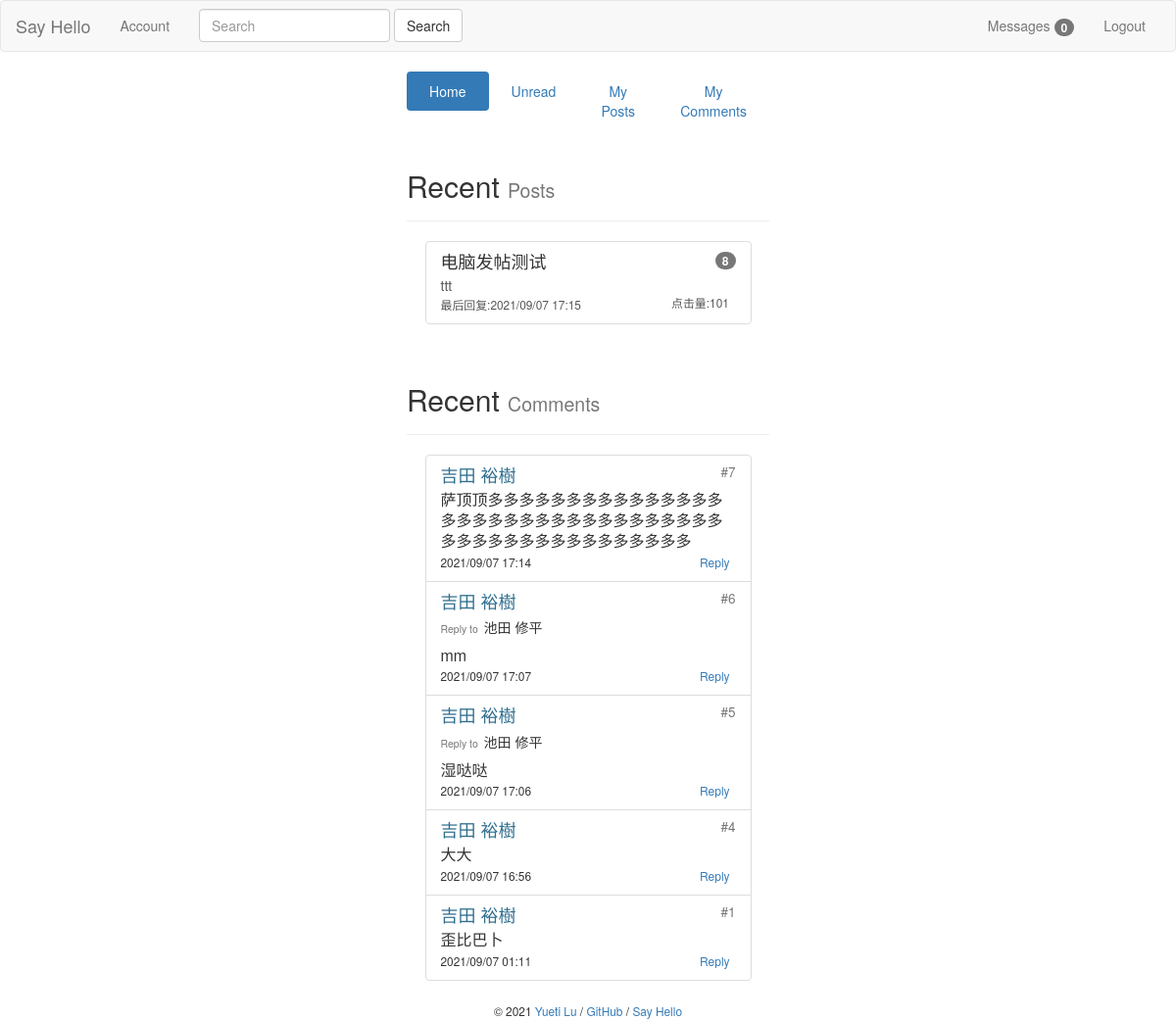
The app's page /admin/index (signed in), older data.
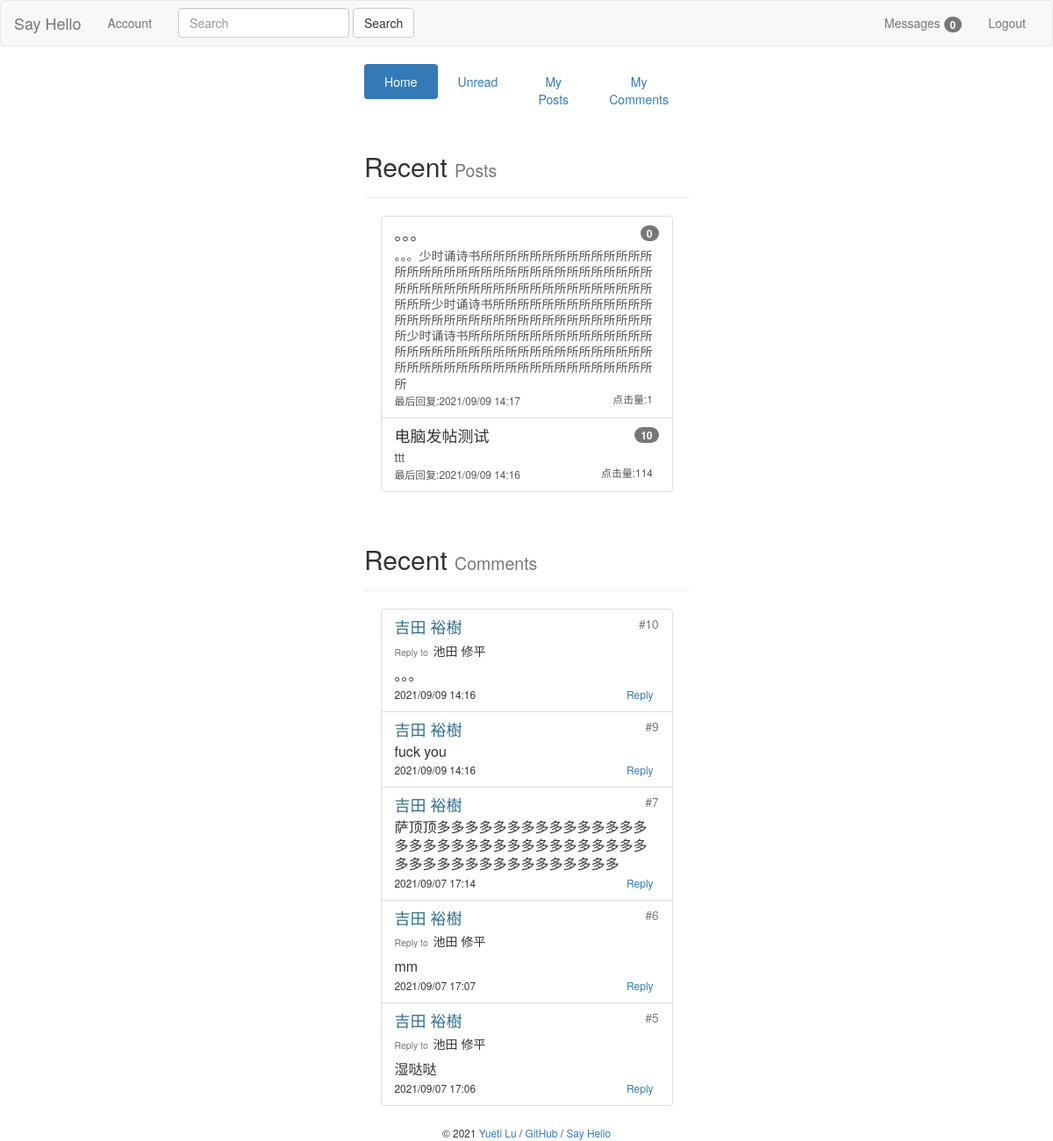
The same page, newer data.
### bluelog/models.py (models this page shows)
class Post(db.Model):
    id = db.Column(db.Integer, primary_key=True)
    title = db.Column(db.String(60))
    body = db.Column(db.Text)
    name = db.Column(db.String(60))
    clickNum = db.Column(db.Integer, default=0)
    commentNum = db.Column(db.Integer, default=0)
    postTime = db.Column(db.DateTime, default=datetime.now)
    timestamp = db.Column(db.DateTime, default=datetime.now)
    user_id = db.Column(db.Integer, db.ForeignKey('user.id'))
    user = db.relationship('User', back_populates='posts')
    comments = db.relationship('Comment', back_populates='post', cascade='all,delete-orphan')

class Comment(db.Model):
    id = db.Column(db.Integer, primary_key=True)
    name = db.Column(db.String(30))
    body = db.Column(db.Text)
    replyTo = db.Column(db.String(30))
    commentFloor = db.Column(db.Integer)
    from_admin = db.Column(db.Boolean, default=False)
    timestamp = db.Column(db.DateTime, default=datetime.now, index=True)
    post_id = db.Column(db.Integer, db.ForeignKey('post.id'))
    post = db.relationship('Post', back_populates='comments')
    user_id = db.Column(db.Integer, db.ForeignKey('user.id'))
    user = db.relationship('User', back_populates='comments')

### bluelog/blueprints/admin.py (the view)
@admin_bp.route('/index')
def index():
    if not current_user.is_authenticated:
        return redirect(url_for('auth.login'))
    else:
        recentPosts = Post.query.filter(Post.user_id == current_user.id).order_by(Post.postTime.desc()).limit(5)
        recentComments = Comment.query.filter(Comment.user_id == current_user.id) \
            .order_by(Comment.timestamp.desc()).limit(5)
        return render_template('admin/index.html', posts=recentPosts, comments=recentComments)

### bluelog/forms.py
class SearchForm(FlaskForm):
    body = StringField('SearchMessage', validators=[DataRequired()])
    submit = SubmitField('Search')

### bluelog/__init__.py (called while the page is built)
def register_template_context(app):
    @app.context_processor
    def injectSearchForm():
        searchForm = SearchForm()
        return dict(searchForm=searchForm)
    @app.context_processor
    def injectUnreadMessage():
        if current_user.is_authenticated:
            user = User.query.get(current_user.id)
            unreadMessageNum = UnreadMessage.query.filter(and_(UnreadMessage.user_id == user.id,
                                                               UnreadMessage.haveRead == 0)).count()
            return dict(unreadMessageNum=unreadMessageNum)
        else:
            return dict(unreadMessageNum=0)

### bluelog/extensions.py (called while the page is built)
@login_manager.user_loader
def load_user(user_id):
    from bluelog.models import User
    user = User.query.get(int(user_id))
    return user

### bluelog/templates/admin/index.html
{% extends 'base.html' %}
{% from "macros.html" import show_flash with context %}
{% from "macros.html" import show_footer %}
{% from "macros.html" import show_comment_in_href %}
{% from "macros.html" import show_post_in_index %}
{% block content %}
    <div class="col-md-4"></div>
    <div class="col-md-4">
        <ul class="nav nav-pills nav-justified">
            <li role="presentation" class="active"><a href="{{ url_for('admin.index') }}">Home</a></li>
            <li role="presentation"><a href="{{ url_for('admin.manageUnreadMessages') }}">Unread</a></li>
            <li role="presentation"><a href="{{ url_for('admin.managePosts') }}">My Posts</a></li>
            <li role="presentation"><a href="{{ url_for('admin.manageComments') }}">My Comments</a></li>
        </ul>
        <div class="page-header">
            <h2>Recent <small>Posts</small></h2>
        </div>
        <ul class="list-group" style="margin:0 auto; width:90%">
            {% for post in posts %}
                {{ show_post_in_index(post) }}
            {% endfor %}
        </ul>
        <br>
        <div class="page-header">
            <h2>Recent <small>Comments</small></h2>
        </div>
        <ul class="list-group" style="margin:0 auto; width:90%">
            {% for comment in comments %}
                {{ show_comment_in_href(comment) }}
            {% endfor %}
        </ul>
        {{ show_footer() }}
    </div>
    <div class="col-md-4"></div>
{% endblock content %}

### bluelog/templates/macros.html (shortened to what this page needs)
{% macro show_footer() %}
    <footer class="text-center" style="margin-top: 20px;">
        <small> &copy; 2021 <a href="https://github.com/luyueti111" title="Written by Grey Li">Yueti Lu</a> /
            <a href="https://github.com/luyueti111/Bluelog" title="Fork me on GitHub">GitHub</a> /
            <a href="{{ url_for('blog.hello') }}" title="A HelloFlask project">Say Hello</a>
        </small>
    </footer>
{% endmacro %}
{% macro show_post_in_index(post) %}
    <a class="list-group-item" href="{{ url_for('blog.replyPage', post_id=post.id) }}">
        <span class="badge">{{ post.commentNum }}</span>
        <h4 class="list-group-item-heading">{{ post.title }}</h4>
        <p class="list-group-item-text"
           style="width: 100%; word-break: break-all; word-wrap: break-word">{{ post.body }}</p>
        <small style="right: 0">
            最后回复:{{ post.timestamp.strftime('%Y/%m/%d %H:%M') }}&nbsp;&nbsp;
        </small>
        <small class="pull-right">点击量:{{ post.clickNum }}&nbsp;&nbsp;</small>
    </a>
{% endmacro %}
{% macro show_comment_in_href(comment) %}
    {% set post = comment.post %}
    <li class="list-group-item">
        <a href="{{ url_for('blog.replyPage', post_id=comment.post_id) }}"
           style="color: inherit; text-decoration: none;">
            {% if comment.name == post.name %}
                <h4 class="list-group-item-heading text-info">{{ comment.name }}<small
                        class="pull-right">&nbsp;#{{ comment.commentFloor }}</small>
                </h4>
            {% else %}
                <h4 class="list-group-item-heading">{{ comment.name }}<small
                        class="pull-right">&nbsp;#{{ comment.commentFloor }}</small>
                </h4>
            {% endif %}
            {% if comment.replyTo is not none %}
                <h5><small>Reply to&nbsp;&nbsp;</small>{{ comment.replyTo }}</h5>
            {% endif %}
            <p class="list-group-item-text"
               style="width: 100%; word-break: break-all; word-wrap: break-word; font-size: medium">{{ comment.body }}</p>
            <small>
                {{ comment.timestamp.strftime('%Y/%m/%d %H:%M') }}
            </small>
            <a class="btn btn-link btn-xs pull-right"
               href="{{ url_for('blog.replyFromComment', comment_id=comment.id) }}">Reply</a>
        </a>
    </li>
{% endmacro %}

Row changes from the older to the newer data that the page shows:
no longer on this page (row unchanged): Comment: name "吉田 裕樹", commentFloor "4", body "大大", timestamp "2021/09/07 16:56"
no longer on this page (row unchanged): Comment: name "吉田 裕樹", commentFloor "1", body "歪比巴卜", timestamp "2021/09/07 01:11"
added Post: commentNum "0", title "。。。", body "。。。少时诵诗书所所所所所所所所所所所所所所所所所所所所所所所所所所所所所所所所所所所所所所所所所所所所所所所所所所所所所所所所所所所少时诵诗书所所所所所所所所所所所所所所所所所所所所所所所所所所所所所所所所所所所少时诵诗书所所所所所所所所所所所所所所所所所所所所所所所所所所所所所所所所所所所所所所所所所所所所所所所所所所所所所所所所所所", timestamp "2021/09/09 14:17", clickNum "1"
changed Post "电脑发帖测试": commentNum "8" → "10"; timestamp "2021/09/07 17:15" → "2021/09/09 14:16"; clickNum "101" → "114"
added Comment: name "吉田 裕樹", commentFloor "10", replyTo "池田 修平", body "。。。", timestamp "2021/09/09 14:16"
added Comment: name "吉田 裕樹", commentFloor "9", body "fuck you", timestamp "2021/09/09 14:16"
